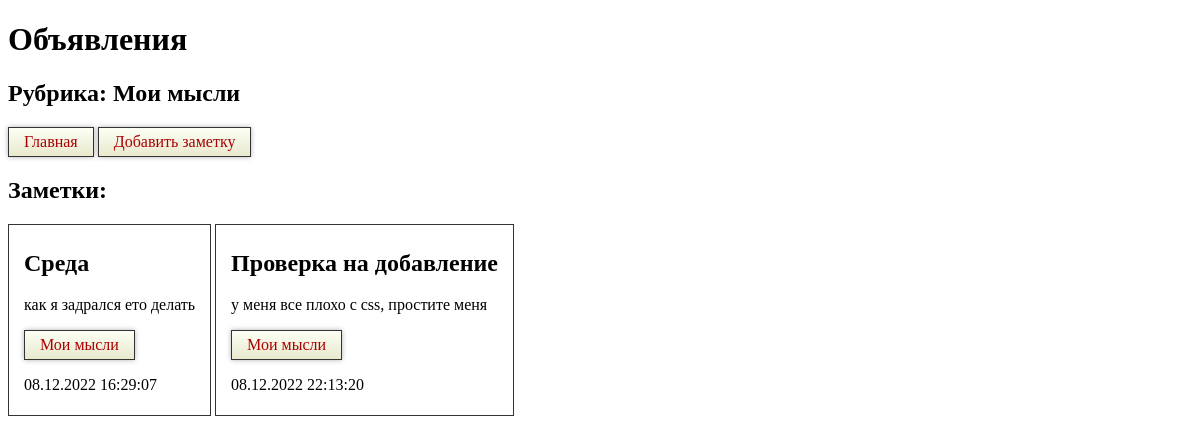
The page /mystery/2/ on the database its author committed.
### mystery/models.py (models this page shows, shortened)
class Rubric(models.Model):
    name = models.CharField(max_length=50, db_index=True, verbose_name='Название')
    class Meta:
        verbose_name = 'Рубрика'
        verbose_name_plural = 'Рубрики'
        ordering = ['name']

class Photo(models.Model):
    title = models.CharField(max_length=50, verbose_name='Заголовок')
    context = models.TextField(null=True, blank=True, verbose_name='Текст')
    published = models.DateTimeField(auto_now_add=True, db_index=True, verbose_name='Дата публикации')
    rubric = models.ForeignKey('Rubric', null=True, on_delete=models.PROTECT, verbose_name='Рубрика')
    class Meta:
        verbose_name = 'Заметка'
        verbose_name_plural = 'Заметки'
        ordering = ['published']

### mystery/views.py (the view)
# urls.py: path('<int:rubric_id>/', by_rubric, name='by_rubric'),
def by_rubric(request, rubric_id):
    photos = Photo.objects.filter(rubric=rubric_id)
    rubrics = Rubric.objects.all()
    current_rubric = Rubric.objects.get(pk=rubric_id)
    context = {'photos': photos, 'rubrics': rubrics, 'current_rubric': current_rubric}
    return render(request, 'mystery/by_rubric.html', context)

### mystery/templates/mystery/by_rubric.html (shortened to what this page needs)
<!DOCTYPE html>
{% load static %}
<html lang="en">
<head>
    <link rel="stylesheet" href="{% static 'mystery/style.css' %}">
</head>
<body>
    <h1>Объявления</h1>
    <h2>Рубрика: {{ current_rubric.name }}</h2>
    <div>
        <nav><a href="/mystery/">Главная</a>
        <a href="{% url 'add' %}">Добавить заметку</a></nav>
    </div>
    <h2>Заметки:</h2>
    {% for ph in photos %}
        <div id="ph">
            <h2>{{ ph.title }}</h2>
            <p>{{ ph.context }}</p>
            <p><a href="/mystery/{{ ph.rubric.pk }}/">
            {{ ph.rubric.name }}</a></p>
            <p>{{ ph.published|date:"d.m.Y H:i:s" }}</p>
        </div>
    {% endfor %}
</body>
</html>

### mystery/static/mystery/style.css (style rules this page uses)
html { background-image: url('bg.png'); background-repeat: no-repeat; background-position: center center; background-attachment: fixed; -webkit-background-size: cover; -moz-background-size: cover; -o-background-size: cover; background-size: cover; }
a { border: 1px solid #333; display: inline-block; padding: 5px 15px; text-decoration: none; box-shadow: 0 0 5px rgba(0,0,0,0.3); background: linear-gradient(to bottom, #fcfff4, #e9e9ce); color: #a00; }
div#ph { border: 1px solid #333; display: inline-block; padding: 5px 15px; }

### rows shown on the page
Rubric: name "Мои мысли"
Photo: title "Среда", context "как я задрался ето делать", rubric.name "Мои мысли", published "08.12.2022 16:29:07"
Photo: title "Проверка на добавление", context "у меня все плохо с css, простите меня", rubric.name "Мои мысли", published "08.12.2022 22:13:20"
